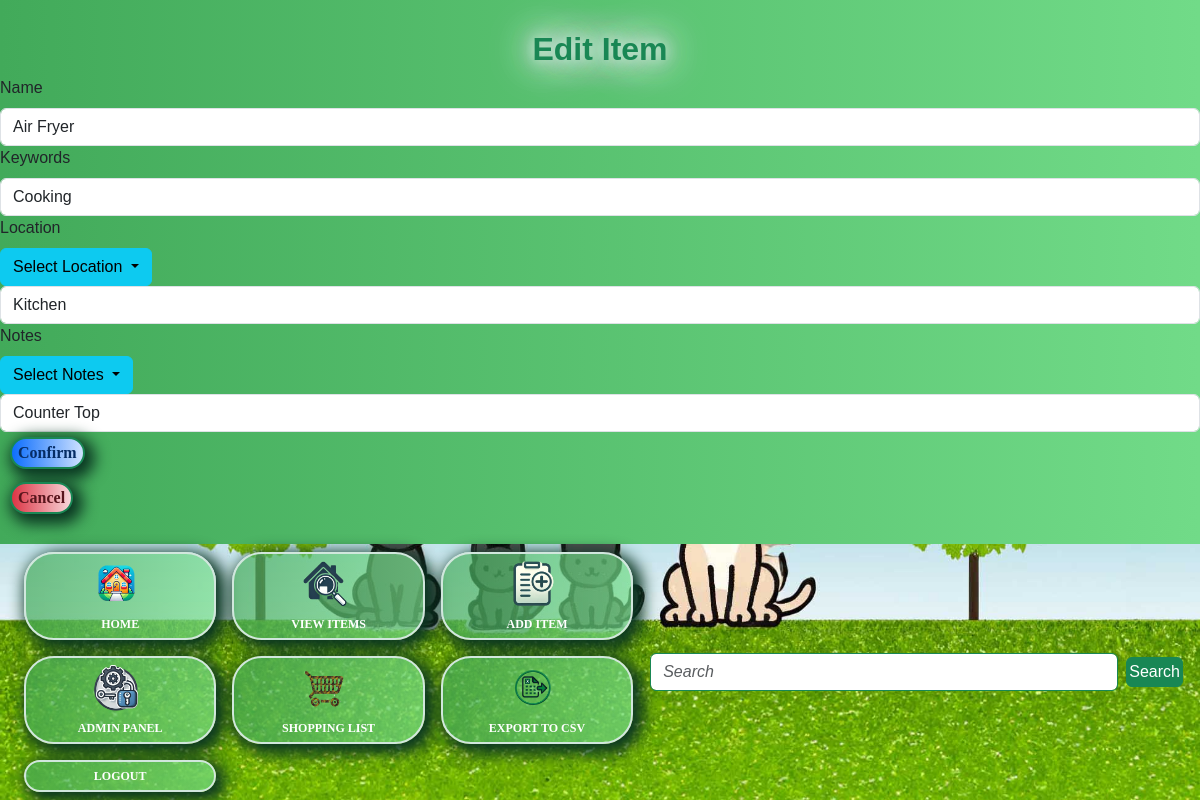
Page /edit/3 (signed in) on the committed database.
### app/models.py (models this page shows, shortened)
class Item(db.Model):
    id = db.Column(db.Integer, primary_key=True)
    name = db.Column(db.String(100), nullable=False)
    keywords = db.Column(db.String(200), nullable=True)
    location = db.Column(db.String(100), nullable=False)
    notes = db.Column(db.String, nullable=True)

### app/routes.py (the view, shortened to what this page needs)
@app.route('/edit/<int:item_id>', methods=['GET', 'POST'])
@login_required
@admin_required
def edit_item(item_id):
    item = Item.query.get_or_404(item_id)
    form = ItemForm(obj=item)
    locations = get_distinct_locations()
    return render_template('edit_item.html', form=form, locations=locations)

### app/forms.py
class ItemForm(FlaskForm):
    name = StringField('Name', validators=[DataRequired()])
    keywords = StringField('Keywords')
    location = StringField('Location', validators=[DataRequired()])
    notes = StringField('Notes')
    submit = SubmitField('Add Item')

### app/__init__.py (called while the page is built)
@login_manager.user_loader
def load_user(user_id):
    return models.User.query.get(int(user_id))

### app/routes.py (called while the page is built)
def get_distinct_locations():
    locations = Item.query.with_entities(Item.location).distinct().all()
    return [loc[0] for loc in locations]

### app/templates/edit_item.html (shortened to what this page needs)
{% extends "base.html" %}
{% block content %}
<h2>Edit Item</h2>
<form method="POST" action="" class="form">
   <div class="form-group">
    {{ form.name.label(class="form-label") }}<br>
    {{ form.name(class="form-control", size=32, placeholder="What is the name of the item?") }}
  </div>
  <div class="form-group">
    {{ form.keywords.label(class="form-label") }}<br>
    {{ form.keywords(class="form-control", size=32, placeholder="Use keywords for categorizing.") }}
  </div>
  <div class="form-group">
    {{ form.location.label(class="form-label") }}<br>
    <div class="dropdown">
      <button class="btn btn-info dropdown-toggle" type="button" id="dropdownMenuButton" data-bs-toggle="dropdown" aria-expanded="false">
        Select Location
      </button>
    {{ form.location(class="form-control", size=32, id="locationInput", placeholder="What room is this in?") }}
  </div>
  <div class="form-group">
    {{ form.notes.label(class="form-label") }}<br>
    <div class="dropdown">
      <button class="btn btn-info dropdown-toggle" type="button" id="notesDropdownButton" data-bs-toggle="dropdown" aria-expanded="false">
        Select Notes
      </button>
    </div>
    {{ form.notes(class="form-control", placeholder="Where in the room is this item?") }}
  </div>
  <div class="form-group">
    <button type="submit" class="btn btn-primary" id="btnAddItem">Confirm</button>
  </div>
</form>
<a href="{{ url_for('view_items') }}" class="btn btn-secondary mt-2" id="btnCancel">Cancel</a>
{% endblock %}

### app/static/styles.css (style rules this page uses)
body { background: linear-gradient(to right, #42aa5a 0%, #71db88 100%); }
body { font-family: Arial, sans-serif; }
h2, h5 { margin-top: 30px; text-align: center; text-shadow: 0 0 15px #fff, 0 0 50px #d1e7dd, 0 0 35px #fff, 0 0 20px #198754, 0 0 30px #d1e7dd, 0 0 40px #d1e7dd, 2px 2px 2px rgba(206,89,55,0); color: #198754; font-weight: bolder; }
input::placeholder, textarea::placeholder { font-style: italic; font-size: 16px; }
#btnAddItem { margin: 5px 2px 5px 10px; color: #052c65; font-size: 16px; line-height: 16px; padding: 6px; border-radius: 17px; font-family: Georgia, serif; font-weight: 700; text-decoration: none; font-style: normal; font-variant: normal; text-transform: none; background-image: linear-gradient(to right, #0d6efd 0%, #cfe2ff 100%); box-shadow: #0a3622 5px 5px 15px 5px; border: 2px solid #198754; display: inline-block; }
#btnCancel { margin: 5px 2px 5px 10px; color: #58151c; font-size: 16px; line-height: 16px; padding: 6px; border-radius: 17px; font-family: Georgia, serif; font-weight: 700; text-decoration: none; font-style: normal; font-variant: normal; text-transform: none; background-image: linear-gradient(to right, #dc3545 0%, #f8d7da 100%); box-shadow: #0a3622 5px 5px 15px 5px; border: 2px solid #198754; display: inline-block; }

### rows in the picture
Item: name "Air Fryer", keywords "Cooking", location "Kitchen", notes "Counter Top"
